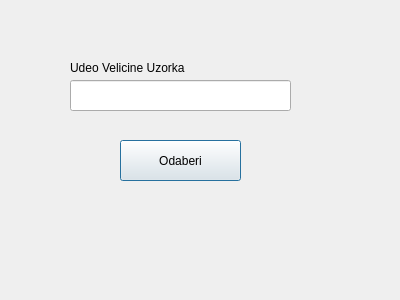
<?xml version="1.0" encoding="UTF-8"?>
<ui version="4.0">
 <class>SamplingParametersDialog</class>
 <widget class="QDialog" name="SamplingParametersDialog">
  <property name="geometry">
   <rect>
    <x>0</x>
    <y>0</y>
    <width>400</width>
    <height>300</height>
   </rect>
  </property>
  <property name="windowTitle">
   <string>Dialog</string>
  </property>
  <widget class="QLabel" name="label">
   <property name="geometry">
    <rect>
     <x>70</x>
     <y>60</y>
     <width>171</width>
     <height>16</height>
    </rect>
   </property>
   <property name="text">
    <string>Udeo Velicine Uzorka</string>
   </property>
  </widget>
  <widget class="QLineEdit" name="Unos">
   <property name="geometry">
    <rect>
     <x>70</x>
     <y>80</y>
     <width>221</width>
     <height>31</height>
    </rect>
   </property>
  </widget>
  <widget class="QPushButton" name="Odabir">
   <property name="geometry">
    <rect>
     <x>120</x>
     <y>140</y>
     <width>121</width>
     <height>41</height>
    </rect>
   </property>
   <property name="text">
    <string>Odaberi</string>
   </property>
  </widget>
 </widget>
 <resources/>
 <connections/>
</ui>
